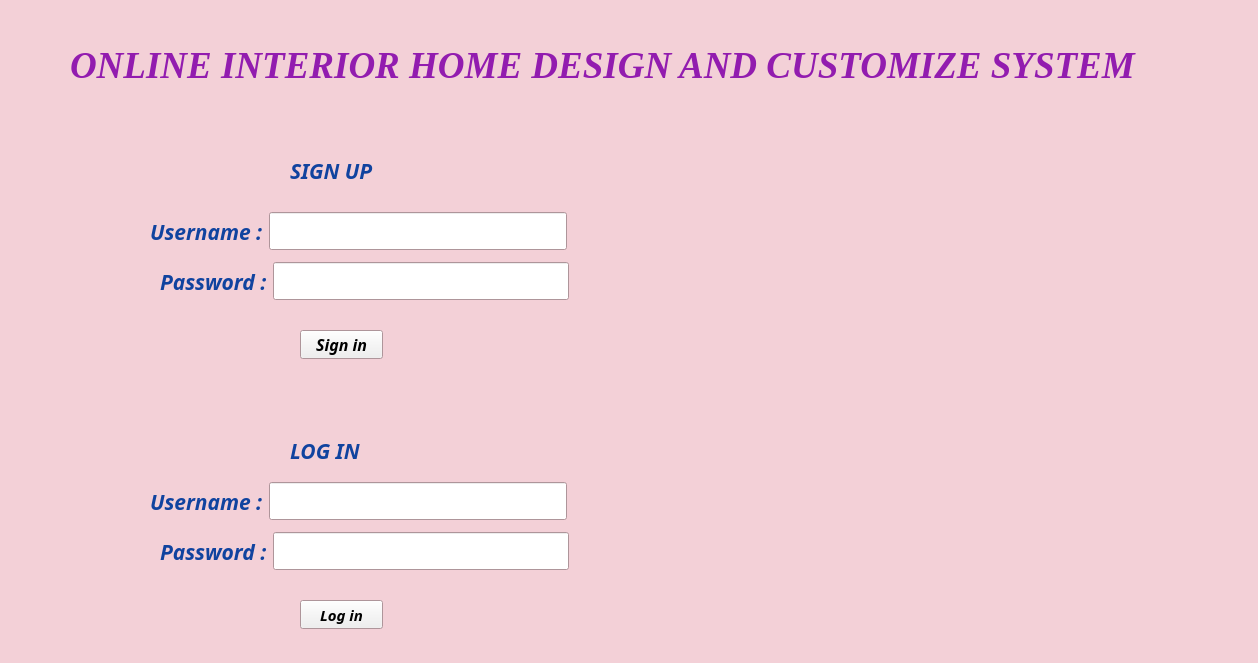
<?xml version="1.0" encoding="UTF-8"?>
<ui version="4.0">
 <class>OnlineInterior</class>
 <widget class="QMainWindow" name="OnlineInterior">
  <property name="geometry">
   <rect>
    <x>0</x>
    <y>0</y>
    <width>1258</width>
    <height>663</height>
   </rect>
  </property>
  <property name="palette">
   <palette>
    <active>
     <colorrole role="WindowText">
      <brush brushstyle="SolidPattern">
       <color alpha="255">
        <red>16</red>
        <green>67</green>
        <blue>159</blue>
       </color>
      </brush>
     </colorrole>
     <colorrole role="Window">
      <brush brushstyle="SolidPattern">
       <color alpha="255">
        <red>243</red>
        <green>208</green>
        <blue>215</blue>
       </color>
      </brush>
     </colorrole>
    </active>
    <inactive>
     <colorrole role="WindowText">
      <brush brushstyle="SolidPattern">
       <color alpha="255">
        <red>16</red>
        <green>67</green>
        <blue>159</blue>
       </color>
      </brush>
     </colorrole>
     <colorrole role="Window">
      <brush brushstyle="SolidPattern">
       <color alpha="255">
        <red>243</red>
        <green>208</green>
        <blue>215</blue>
       </color>
      </brush>
     </colorrole>
    </inactive>
    <disabled>
     <colorrole role="Base">
      <brush brushstyle="SolidPattern">
       <color alpha="255">
        <red>243</red>
        <green>208</green>
        <blue>215</blue>
       </color>
      </brush>
     </colorrole>
     <colorrole role="Window">
      <brush brushstyle="SolidPattern">
       <color alpha="255">
        <red>243</red>
        <green>208</green>
        <blue>215</blue>
       </color>
      </brush>
     </colorrole>
    </disabled>
   </palette>
  </property>
  <property name="windowTitle">
   <string>MainWindow</string>
  </property>
  <widget class="QWidget" name="centralwidget">
   <widget class="QLabel" name="MainLabel">
    <property name="geometry">
     <rect>
      <x>70</x>
      <y>40</y>
      <width>1361</width>
      <height>51</height>
     </rect>
    </property>
    <property name="palette">
     <palette>
      <active>
       <colorrole role="WindowText">
        <brush brushstyle="SolidPattern">
         <color alpha="255">
          <red>146</red>
          <green>28</green>
          <blue>175</blue>
         </color>
        </brush>
       </colorrole>
      </active>
      <inactive>
       <colorrole role="WindowText">
        <brush brushstyle="SolidPattern">
         <color alpha="255">
          <red>146</red>
          <green>28</green>
          <blue>175</blue>
         </color>
        </brush>
       </colorrole>
      </inactive>
      <disabled/>
     </palette>
    </property>
    <property name="font">
     <font>
      <family>Times New Roman</family>
      <pointsize>28</pointsize>
      <italic>true</italic>
      <bold>true</bold>
     </font>
    </property>
    <property name="acceptDrops">
     <bool>false</bool>
    </property>
    <property name="text">
     <string>ONLINE INTERIOR HOME DESIGN AND CUSTOMIZE SYSTEM</string>
    </property>
   </widget>
   <widget class="QLabel" name="lblhouse">
    <property name="geometry">
     <rect>
      <x>870</x>
      <y>180</y>
      <width>581</width>
      <height>461</height>
     </rect>
    </property>
    <property name="text">
     <string/>
    </property>
   </widget>
   <widget class="QLabel" name="label">
    <property name="geometry">
     <rect>
      <x>290</x>
      <y>160</y>
      <width>111</width>
      <height>21</height>
     </rect>
    </property>
    <property name="font">
     <font>
      <family>Century Gothic</family>
      <pointsize>16</pointsize>
      <italic>true</italic>
      <bold>true</bold>
     </font>
    </property>
    <property name="text">
     <string>SIGN UP</string>
    </property>
   </widget>
   <widget class="QPushButton" name="sign_in">
    <property name="geometry">
     <rect>
      <x>300</x>
      <y>330</y>
      <width>83</width>
      <height>29</height>
     </rect>
    </property>
    <property name="font">
     <font>
      <family>Century Gothic</family>
      <pointsize>12</pointsize>
      <italic>true</italic>
      <bold>true</bold>
     </font>
    </property>
    <property name="text">
     <string>Sign in</string>
    </property>
   </widget>
   <widget class="QLabel" name="label_4">
    <property name="geometry">
     <rect>
      <x>290</x>
      <y>440</y>
      <width>101</width>
      <height>21</height>
     </rect>
    </property>
    <property name="font">
     <font>
      <family>Century Gothic</family>
      <pointsize>16</pointsize>
      <italic>true</italic>
      <bold>true</bold>
     </font>
    </property>
    <property name="text">
     <string>LOG IN</string>
    </property>
   </widget>
   <widget class="QPushButton" name="log_in">
    <property name="geometry">
     <rect>
      <x>300</x>
      <y>600</y>
      <width>83</width>
      <height>29</height>
     </rect>
    </property>
    <property name="font">
     <font>
      <family>Century Gothic</family>
      <pointsize>11</pointsize>
      <italic>true</italic>
      <bold>true</bold>
     </font>
    </property>
    <property name="text">
     <string>Log in</string>
    </property>
   </widget>
   <widget class="QWidget" name="layoutWidget">
    <property name="geometry">
     <rect>
      <x>150</x>
      <y>210</y>
      <width>417</width>
      <height>43</height>
     </rect>
    </property>
    <layout class="QHBoxLayout" name="horizontalLayout">
     <item>
      <widget class="QLabel" name="label_2">
       <property name="palette">
        <palette>
         <active>
          <colorrole role="WindowText">
           <brush brushstyle="SolidPattern">
            <color alpha="255">
             <red>16</red>
             <green>67</green>
             <blue>159</blue>
            </color>
           </brush>
          </colorrole>
         </active>
         <inactive>
          <colorrole role="WindowText">
           <brush brushstyle="SolidPattern">
            <color alpha="255">
             <red>16</red>
             <green>67</green>
             <blue>159</blue>
            </color>
           </brush>
          </colorrole>
         </inactive>
         <disabled/>
        </palette>
       </property>
       <property name="font">
        <font>
         <family>Century Gothic</family>
         <pointsize>16</pointsize>
         <italic>true</italic>
         <bold>true</bold>
        </font>
       </property>
       <property name="text">
        <string>Username :</string>
       </property>
      </widget>
     </item>
     <item>
      <widget class="QLineEdit" name="sign_user">
       <property name="font">
        <font>
         <family>Century Gothic</family>
         <pointsize>16</pointsize>
         <italic>true</italic>
         <bold>true</bold>
        </font>
       </property>
       <property name="inputMask">
        <string/>
       </property>
       <property name="text">
        <string/>
       </property>
       <property name="maxLength">
        <number>32767</number>
       </property>
      </widget>
     </item>
    </layout>
   </widget>
   <widget class="QWidget" name="layoutWidget">
    <property name="geometry">
     <rect>
      <x>160</x>
      <y>260</y>
      <width>409</width>
      <height>43</height>
     </rect>
    </property>
    <layout class="QHBoxLayout" name="horizontalLayout_2">
     <item>
      <widget class="QLabel" name="label_3">
       <property name="font">
        <font>
         <family>Century Gothic</family>
         <pointsize>16</pointsize>
         <italic>true</italic>
         <bold>true</bold>
        </font>
       </property>
       <property name="text">
        <string>Password :</string>
       </property>
      </widget>
     </item>
     <item>
      <widget class="QLineEdit" name="sign_pass">
       <property name="font">
        <font>
         <family>Century Gothic</family>
         <pointsize>16</pointsize>
         <italic>true</italic>
         <bold>true</bold>
        </font>
       </property>
       <property name="echoMode">
        <enum>QLineEdit::Password</enum>
       </property>
      </widget>
     </item>
    </layout>
   </widget>
   <widget class="QWidget" name="layoutWidget">
    <property name="geometry">
     <rect>
      <x>150</x>
      <y>480</y>
      <width>417</width>
      <height>43</height>
     </rect>
    </property>
    <layout class="QHBoxLayout" name="horizontalLayout_3">
     <item>
      <widget class="QLabel" name="label_5">
       <property name="font">
        <font>
         <family>Century Gothic</family>
         <pointsize>16</pointsize>
         <italic>true</italic>
         <bold>true</bold>
        </font>
       </property>
       <property name="text">
        <string>Username :</string>
       </property>
      </widget>
     </item>
     <item>
      <widget class="QLineEdit" name="log_user">
       <property name="font">
        <font>
         <family>Century Gothic</family>
         <pointsize>16</pointsize>
         <italic>true</italic>
         <bold>true</bold>
        </font>
       </property>
      </widget>
     </item>
    </layout>
   </widget>
   <widget class="QWidget" name="layoutWidget">
    <property name="geometry">
     <rect>
      <x>160</x>
      <y>530</y>
      <width>409</width>
      <height>43</height>
     </rect>
    </property>
    <layout class="QHBoxLayout" name="horizontalLayout_4">
     <item>
      <widget class="QLabel" name="label_6">
       <property name="font">
        <font>
         <family>Century Gothic</family>
         <pointsize>16</pointsize>
         <italic>true</italic>
         <bold>true</bold>
        </font>
       </property>
       <property name="text">
        <string>Password :</string>
       </property>
      </widget>
     </item>
     <item>
      <widget class="QLineEdit" name="log_pass">
       <property name="font">
        <font>
         <family>Century Gothic</family>
         <pointsize>16</pointsize>
         <italic>true</italic>
         <bold>true</bold>
        </font>
       </property>
       <property name="echoMode">
        <enum>QLineEdit::Password</enum>
       </property>
      </widget>
     </item>
    </layout>
   </widget>
  </widget>
 </widget>
 <resources/>
 <connections/>
</ui>
